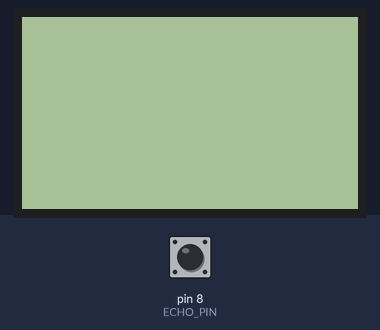
The sketch below on a simulated Arduino Uno, built with avr-gcc and run on an emulated ATmega328P. On the bench: 84×48 one-colour display. Inputs (shaded band) come from the test bench; at power-on: pin 8 (ECHO_PIN) LOW. The display library's start-up logo is not drawn; what the sketch prints to the serial monitor is not drawn.

Above: at 1.2 s.
1.3 s: pin 8 (ECHO_PIN) pulsed HIGH 5 times (0.12 s each, 0.3 s apart)
At 2.2 s:
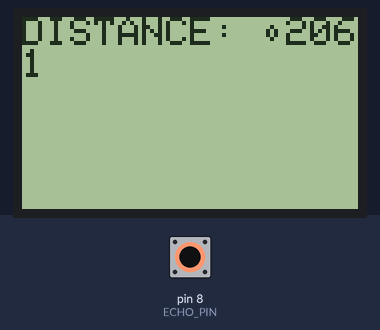
At 2.9 s:
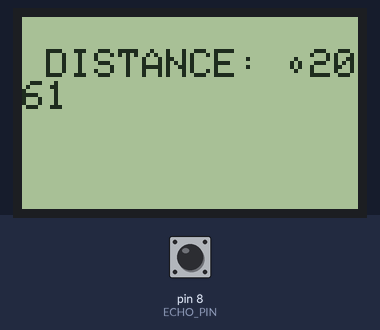
Timing chart, 0 to 4.4 s (numbered marks = the images above; inputs shaded):
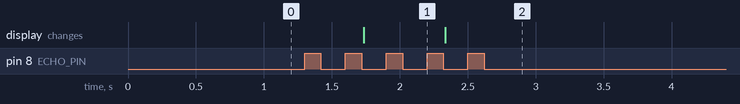

Measured:
- after the input at 1.3 s, the display: changes after 0.44 s (image 1)

The sketch:

7.2.ino
```cpp
#include <Adafruit_GFX.h>
#include <Adafruit_PCD8544.h>

#define TRIG_PIN (9)
#define ECHO_PIN (8)
long duration, distanceCm, distanceIn;
#include <Wire.h>
#include <SPI.h>
Adafruit_PCD8544 display = Adafruit_PCD8544(7, 6, 5, 4, 3);

void setup() {
    Serial.begin(9600);
    display.begin();
    display.setContrast(50);
    display.setRotation(2);  // rotate 90 degrees counter clockwise, can also use values of 2 and 3 to go further.

  display.display(); // show splashscreen
  display.clearDisplay();
  // put your setup code here, to run once:

}

void loop() {
  delay(200);
  display.clearDisplay();   // clears the screen and buffer
  // put your main code here, to run repeatedly:
 // yek pulse 2us ebteda mifrestim ke motmaen
 //bashim az pak shodan pulse haye ghabli
 //pulse 10us ham marboot be tozihat mode1 hastesh . ke balatar tozih dadam
 // Give a short LOW pulse beforehand to ensure a clean HIGH pulse:
  digitalWrite(TRIG_PIN, LOW);
  delayMicroseconds(2);
  digitalWrite(TRIG_PIN, HIGH);
  delayMicroseconds(10);
  digitalWrite(TRIG_PIN, LOW);
  duration = pulseIn(ECHO_PIN,HIGH);


  // tabdil maghadir be inch va Cm baraye namayesh
  distanceCm = duration / 29.1 / 2 ;
  distanceIn = duration / 74 / 2;
  // khoruji tabe pulsin bayad * sorat moj dar hava beshe ke 340 m/s hastesh
  // va chon moj ersal va daryaft mishe meghdar 2 barabare meghdar vaghea
    // mishe!! pas bayad taghsim bar 2 ham beshe ke in meghdar
    // da vahed cm/mm barabar 29.1 be dast miad.
  Serial.println(F("HELLO"));

  if (distanceCm <= 0){
    Serial.println("Out of range");
  }
  else {

    Serial.println(distanceCm);
    display.print("DISTANCE: \t");
    display.print(distanceCm);
    display.display();
 // show distance
}

}
```
